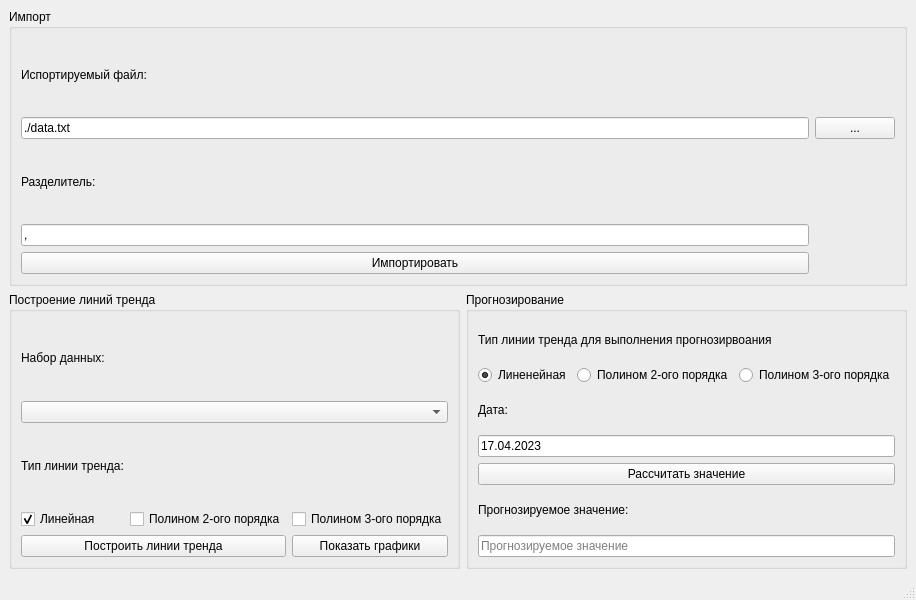
<?xml version="1.0" encoding="UTF-8"?>
<ui version="4.0">
 <class>MainWindow</class>
 <widget class="QMainWindow" name="MainWindow">
  <property name="geometry">
   <rect>
    <x>0</x>
    <y>0</y>
    <width>800</width>
    <height>600</height>
   </rect>
  </property>
  <property name="windowTitle">
   <string>Прогнозирование смещений</string>
  </property>
  <widget class="QWidget" name="centralwidget">
   <layout class="QGridLayout" name="gridLayout_2">
    <item row="0" column="0">
     <layout class="QGridLayout" name="gridLayout">
      <item row="1" column="0">
       <widget class="QGroupBox" name="groupBox_2">
        <property name="title">
         <string>Построение линий тренда</string>
        </property>
        <layout class="QGridLayout" name="gridLayout_4">
         <item row="1" column="0" colspan="3">
          <widget class="QComboBox" name="comboBox"/>
         </item>
         <item row="4" column="2">
          <widget class="QPushButton" name="pushButton_3">
           <property name="text">
            <string>Показать графики</string>
           </property>
          </widget>
         </item>
         <item row="0" column="0">
          <widget class="QLabel" name="label_2">
           <property name="text">
            <string>Набор данных:</string>
           </property>
          </widget>
         </item>
         <item row="2" column="0">
          <widget class="QLabel" name="label_3">
           <property name="text">
            <string>Тип линии тренда:</string>
           </property>
          </widget>
         </item>
         <item row="3" column="0">
          <widget class="QCheckBox" name="checkBox">
           <property name="text">
            <string>Линейная</string>
           </property>
           <property name="checked">
            <bool>true</bool>
           </property>
          </widget>
         </item>
         <item row="3" column="1">
          <widget class="QCheckBox" name="checkBox_2">
           <property name="text">
            <string>Полином 2-ого порядка</string>
           </property>
          </widget>
         </item>
         <item row="3" column="2">
          <widget class="QCheckBox" name="checkBox_3">
           <property name="text">
            <string>Полином 3-ого порядка</string>
           </property>
          </widget>
         </item>
         <item row="4" column="0" colspan="2">
          <widget class="QPushButton" name="pushButton_2">
           <property name="text">
            <string>Построить линии тренда</string>
           </property>
          </widget>
         </item>
        </layout>
       </widget>
      </item>
      <item row="1" column="1">
       <widget class="QGroupBox" name="groupBox_3">
        <property name="title">
         <string>Прогнозирование</string>
        </property>
        <layout class="QGridLayout" name="gridLayout_5">
         <item row="3" column="0" colspan="3">
          <widget class="QLineEdit" name="lineEdit_3">
           <property name="text">
            <string>17.04.2023</string>
           </property>
           <property name="placeholderText">
            <string>Дата, на которую необходимо выполнить прогноз</string>
           </property>
          </widget>
         </item>
         <item row="2" column="0" colspan="3">
          <widget class="QLabel" name="label_5">
           <property name="text">
            <string>Дата:</string>
           </property>
          </widget>
         </item>
         <item row="1" column="0">
          <widget class="QRadioButton" name="radioButton">
           <property name="text">
            <string>Линенейная</string>
           </property>
           <property name="checked">
            <bool>true</bool>
           </property>
          </widget>
         </item>
         <item row="1" column="1">
          <widget class="QRadioButton" name="radioButton_2">
           <property name="text">
            <string>Полином 2-ого порядка</string>
           </property>
          </widget>
         </item>
         <item row="6" column="0" colspan="3">
          <widget class="QLineEdit" name="lineEdit_4">
           <property name="palette">
            <palette>
             <active>
              <colorrole role="WindowText">
               <brush brushstyle="SolidPattern">
                <color alpha="255">
                 <red>255</red>
                 <green>0</green>
                 <blue>4</blue>
                </color>
               </brush>
              </colorrole>
             </active>
             <inactive>
              <colorrole role="WindowText">
               <brush brushstyle="SolidPattern">
                <color alpha="255">
                 <red>255</red>
                 <green>0</green>
                 <blue>4</blue>
                </color>
               </brush>
              </colorrole>
             </inactive>
             <disabled>
              <colorrole role="WindowText">
               <brush brushstyle="SolidPattern">
                <color alpha="255">
                 <red>120</red>
                 <green>120</green>
                 <blue>120</blue>
                </color>
               </brush>
              </colorrole>
             </disabled>
            </palette>
           </property>
           <property name="placeholderText">
            <string>Прогнозируемое значение</string>
           </property>
          </widget>
         </item>
         <item row="1" column="2">
          <widget class="QRadioButton" name="radioButton_3">
           <property name="text">
            <string>Полином 3-ого порядка</string>
           </property>
          </widget>
         </item>
         <item row="5" column="0" colspan="3">
          <widget class="QLabel" name="label_6">
           <property name="text">
            <string>Прогнозируемое значение:</string>
           </property>
          </widget>
         </item>
         <item row="4" column="0" colspan="3">
          <widget class="QPushButton" name="pushButton_4">
           <property name="text">
            <string>Рассчитать значение</string>
           </property>
          </widget>
         </item>
         <item row="0" column="0" colspan="3">
          <widget class="QLabel" name="label_7">
           <property name="text">
            <string>Тип линии тренда для выполнения прогнозирвоания</string>
           </property>
          </widget>
         </item>
        </layout>
       </widget>
      </item>
      <item row="0" column="0" colspan="2">
       <widget class="QGroupBox" name="groupBox">
        <property name="title">
         <string>Импорт</string>
        </property>
        <layout class="QGridLayout" name="gridLayout_3">
         <item row="3" column="1">
          <widget class="QLineEdit" name="lineEdit_2">
           <property name="text">
            <string>,</string>
           </property>
           <property name="placeholderText">
            <string>Разделитель в импортируемом файле</string>
           </property>
          </widget>
         </item>
         <item row="4" column="1">
          <widget class="QPushButton" name="pushButton">
           <property name="text">
            <string>Импортировать</string>
           </property>
          </widget>
         </item>
         <item row="0" column="1">
          <widget class="QLabel" name="label">
           <property name="text">
            <string>Испортируемый файл:</string>
           </property>
           <property name="alignment">
            <set>Qt::AlignLeading|Qt::AlignLeft|Qt::AlignVCenter</set>
           </property>
          </widget>
         </item>
         <item row="1" column="1">
          <widget class="QLineEdit" name="lineEdit">
           <property name="text">
            <string>./data.txt</string>
           </property>
           <property name="placeholderText">
            <string>Путь к импортируемому файлу</string>
           </property>
          </widget>
         </item>
         <item row="2" column="1">
          <widget class="QLabel" name="label_4">
           <property name="text">
            <string>Разделитель:</string>
           </property>
          </widget>
         </item>
         <item row="1" column="2">
          <widget class="QPushButton" name="pushButton_5">
           <property name="text">
            <string>...</string>
           </property>
          </widget>
         </item>
        </layout>
       </widget>
      </item>
     </layout>
    </item>
   </layout>
  </widget>
  <widget class="QMenuBar" name="menubar">
   <property name="geometry">
    <rect>
     <x>0</x>
     <y>0</y>
     <width>800</width>
     <height>22</height>
    </rect>
   </property>
  </widget>
  <widget class="QStatusBar" name="statusbar"/>
 </widget>
 <resources/>
 <connections/>
</ui>
